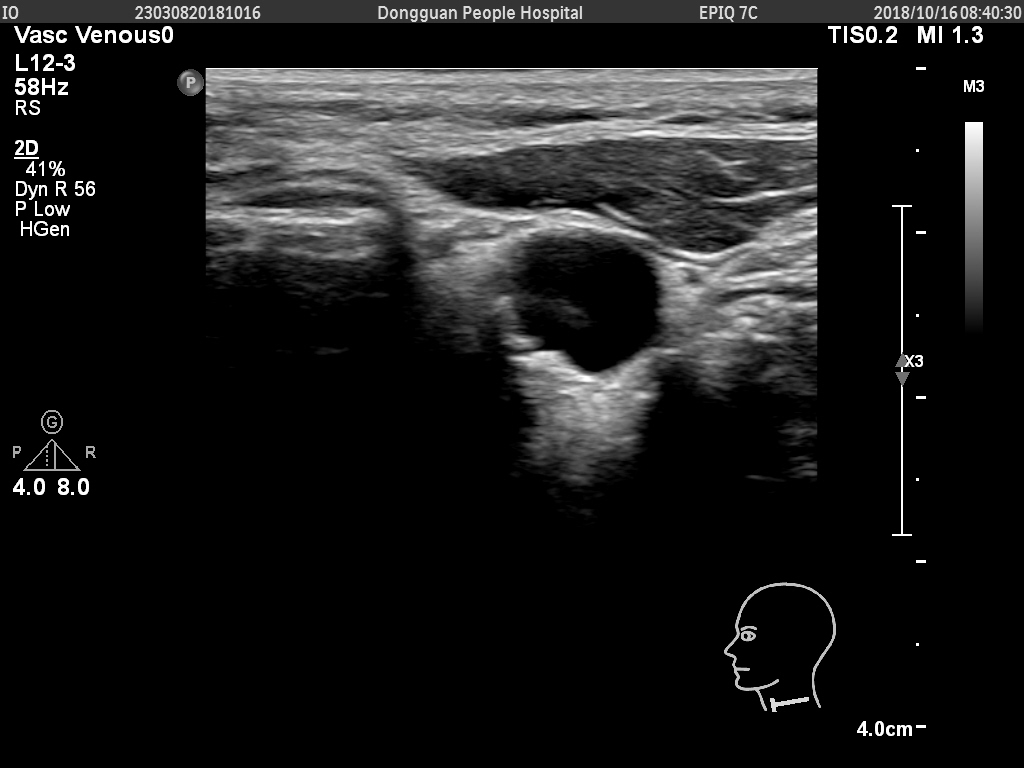
#> input picture AcademicAN/TwoStage/test_tmp/蔡杜娇-左-斑块-横切.jpg, 1024 x 768 px, found by its file name
$ python hist_analyze.py
#> lines starting #> are read from the running program, lines starting #| are printed output that depends on the picture
'''
@Author: your name
@Date: 2019-12-02 16:22:46
@LastEditTime: 2019-12-02 16:47:29
@LastEditors: Please set LastEditors
@Description: In User Settings Edit
@FilePath: \axjingWorks\workspace\AcademicAN\hist_analyze.py
'''
import numpy as np
from matplotlib import pyplot as plt
from PIL import Image
import matplotlib

matplotlib.rcParams['font.sans-serif']=['SimHei']   # 用黑体显示中文

#将灰度数组映射为直方图字典,nums表示灰度的数量级
def arrayToHist(grayArray,nums):
    if(len(grayArray.shape) != 2):
        print("length error")
        return None
    w,h = grayArray.shape
    hist = {}
    for k in range(nums):
        hist[k] = 0
    for i in range(w):
        for j in range(h):
            if(hist.get(grayArray[i][j]) is None):
                hist[grayArray[i][j]] = 0
            hist[grayArray[i][j]] += 1
    #normalize
    n = w*h
    for key in hist.keys():
        hist[key] = float(hist[key])/n
    return hist

#计算累计直方图计算出新的均衡化的图片，nums为灰度数,256
def equalization(grayArray,h_s,nums):
    #计算累计直方图
    tmp = 0.0
    h_acc = h_s.copy()
    for i in range(256):
        tmp += h_s[i]
        h_acc[i] = tmp

    if(len(grayArray.shape) != 2):
        print("length error")
        return None
    w,h = grayArray.shape
    des = np.zeros((w,h),dtype = np.uint8)
    for i in range(w):
        for j in range(h):
            des[i][j] = int((nums - 1)* h_acc[grayArray[i][j] ] +0.5)
    return des

#传入的直方图要求是个字典，每个灰度对应着概率
def drawHist(hist,name):
    keys = hist.keys()
    values = hist.values()
    x_size = len(hist)-1#x轴长度，也就是灰度级别
    axis_params = []
    axis_params.append(0)
    axis_params.append(x_size)

    #plt.figure()
    if name != None:
        plt.title(name)
    plt.bar(tuple(keys),tuple(values))#绘制直方图
    #plt.show()

imdir = "./test_tmp/蔡杜娇-左-斑块-横切.jpg"#原始图片的路径

#打开文件并灰度化
im_s = Image.open(imdir).convert("L")
im_s = np.array(im_s)
print(np.shape(im_s))
#| (768, 1024)

#开始绘图，分成四个部分
plt.figure()
plt.subplot(2,2,1)
plt.imshow(im_s,cmap = 'gray')
plt.title("原始灰度图")
#plt.show()

#创建原始直方图
plt.subplot(2,2,3)
hist_s = arrayToHist(im_s,256)
#> hist_s = 256 items
drawHist(hist_s,"原始直方图")
#> in drawHist, `x_size = len(hist)-1#x轴长度，也就是灰度级别`: x_size = 255

#计算均衡化的新的图片，根据累计直方图
im_d = equalization(im_s,hist_s,256)
#> in equalization, `h_acc = h_s.copy()`: h_acc = 256 items
#> the loop in equalization, `for i in range(256):` made 256 passes
#> tmp on passes 1 to 3: 0.716, 0.728, 0.73
#> after the loop in equalization, `for i in range(256):`: tmp = 1
#> after the loop in equalization, `for i in range(w):`:
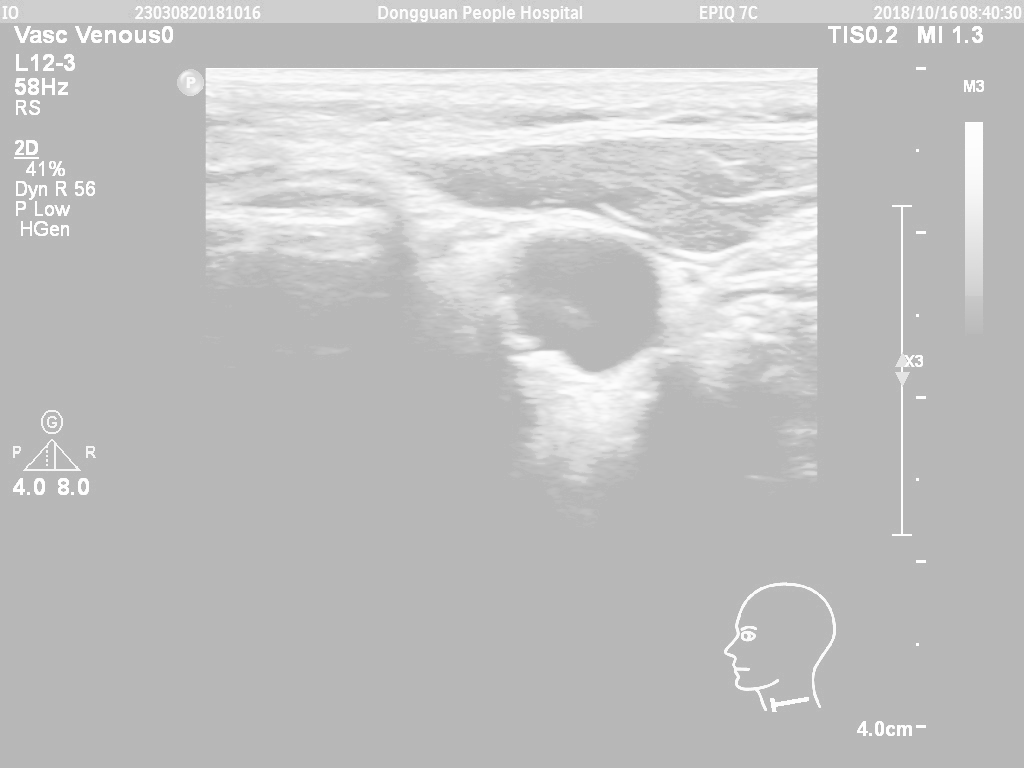
#> des: shape (768, 1024); min 183, max 255, mean 193.3
plt.subplot(2,2,2)
plt.imshow(im_d,cmap="gray")
plt.title("均衡的灰度图")

#根据新的图片的数组，计算新的直方图
plt.subplot(2,2,4)
hist_d = arrayToHist(im_d,256)
#> hist_d = 256 items
drawHist(hist_d,"均衡直方图")

plt.show()
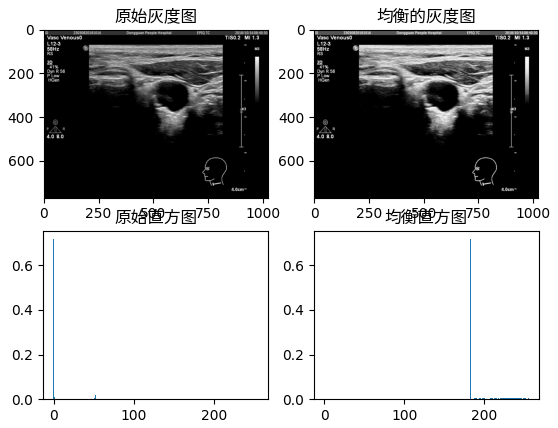
#> figure drawn by matplotlib, 4 panels; panel 2: tallest bar 0.716 high, from x = -0.4 to 0.4; panel 4: tallest bar 0.716 high, from x = 182.6 to 183.4

$ run again, with AcademicAN/TwoStage/test_tmp/蔡一凡-右-硬化-横切.jpg copied over AcademicAN/TwoStage/test_tmp/蔡杜娇-左-斑块-横切.jpg
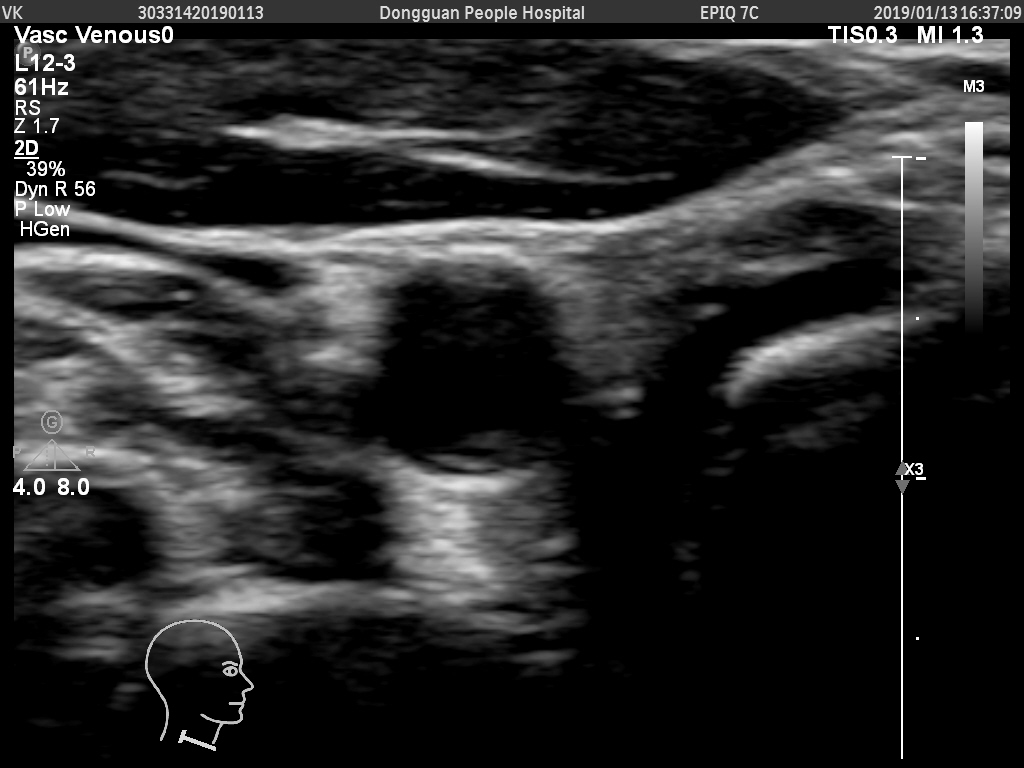
#> input picture AcademicAN/TwoStage/test_tmp/蔡一凡-右-硬化-横切.jpg, 1024 x 768 px, found by its file name
#| (768, 1024)
#> hist_s = 256 items
#> x_size = 255
#> h_acc = 256 items
#> the loop in equalization, `for i in range(256):` made 256 passes
#> tmp on passes 1 to 3: 0.416, 0.435, 0.442
#> after the loop in equalization, `for i in range(256):`: tmp = 1
#> after the loop in equalization, `for i in range(w):`:
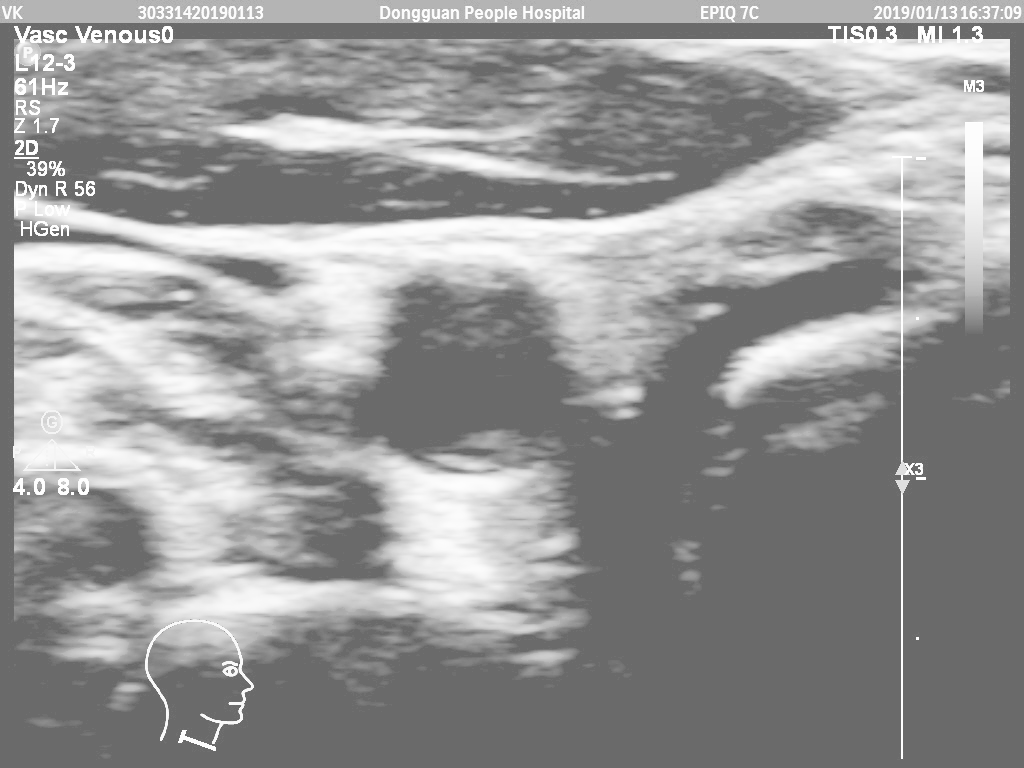
#> des: shape (768, 1024); min 106, max 255, mean 149.9
#> hist_d = 256 items
#> `plt.show()`:
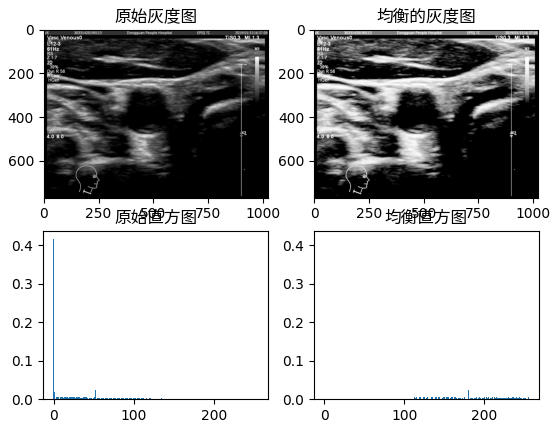
#> figure drawn by matplotlib, 4 panels; panel 2: tallest bar 0.416 high, from x = -0.4 to 0.4; panel 4: tallest bar 0.416 high, from x = 105.6 to 106.4

$ run again, with AcademicAN/TwoStage/test_tmp/蔡春灵-右-硬化-横切.jpg copied over AcademicAN/TwoStage/test_tmp/蔡杜娇-左-斑块-横切.jpg
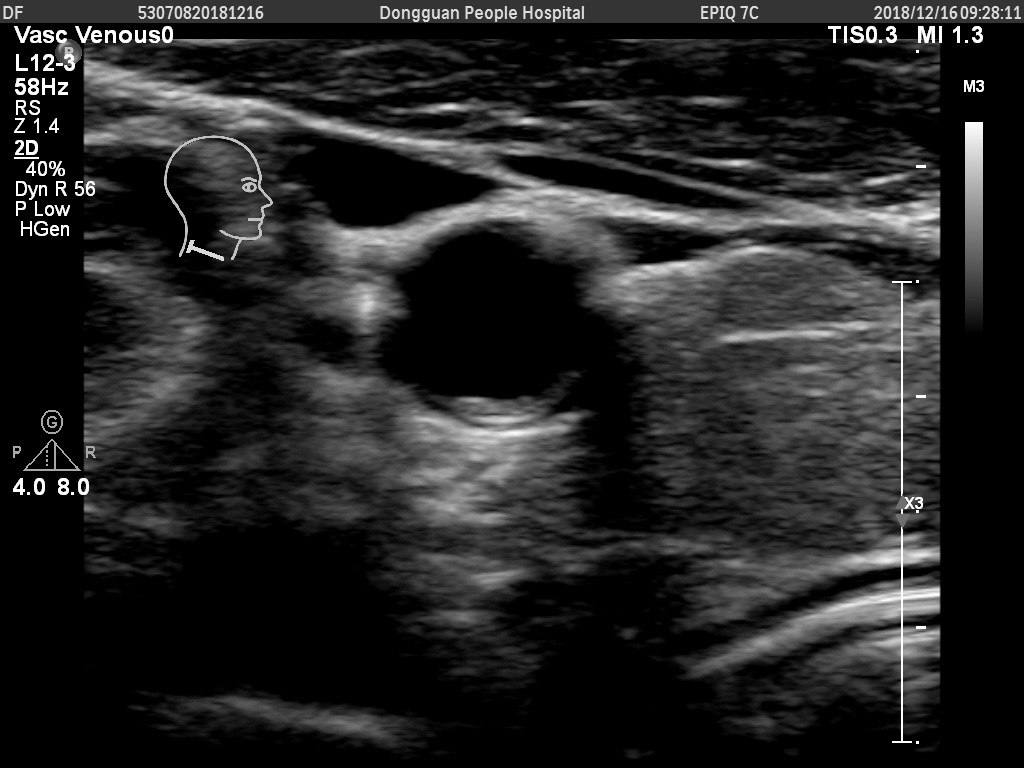
#> input picture AcademicAN/TwoStage/test_tmp/蔡春灵-右-硬化-横切.jpg, 1024 x 768 px, found by its file name
#| (768, 1024)
#> hist_s = 256 items
#> x_size = 255
#> h_acc = 256 items
#> the loop in equalization, `for i in range(256):` made 256 passes
#> tmp on passes 1 to 3: 0.395, 0.419, 0.426
#> after the loop in equalization, `for i in range(256):`: tmp = 1
#> after the loop in equalization, `for i in range(w):`:
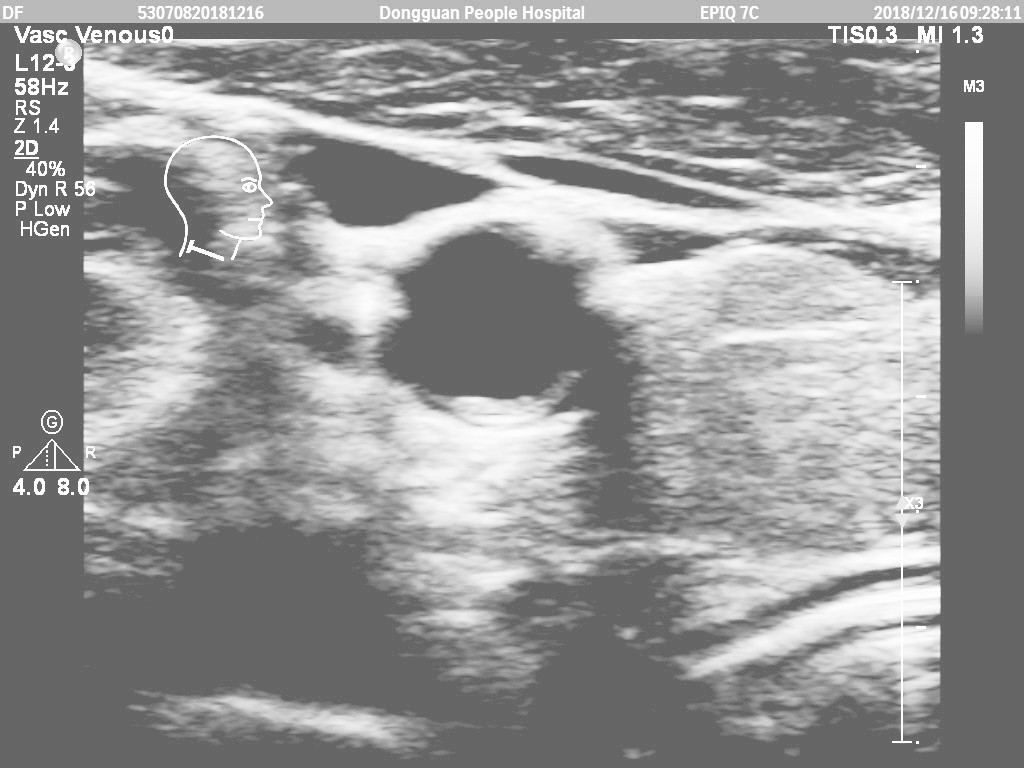
#> des: shape (768, 1024); min 101, max 255, mean 148
#> hist_d = 256 items
#> `plt.show()`:
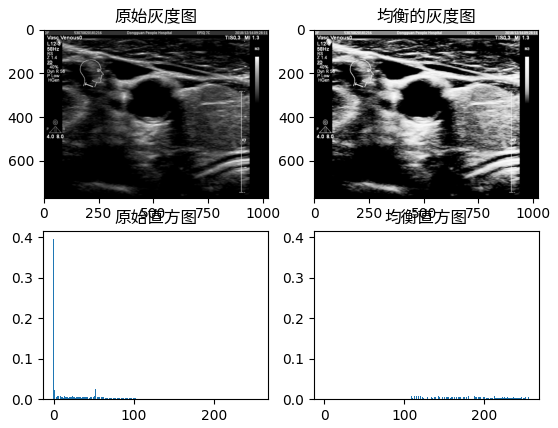
#> figure drawn by matplotlib, 4 panels; panel 2: tallest bar 0.395 high, from x = -0.4 to 0.4; panel 4: tallest bar 0.395 high, from x = 100.6 to 101.4

$ run again, with AcademicAN/TwoStage/test_tmp/蔡春灵-左-硬化-横切.jpg copied over AcademicAN/TwoStage/test_tmp/蔡杜娇-左-斑块-横切.jpg
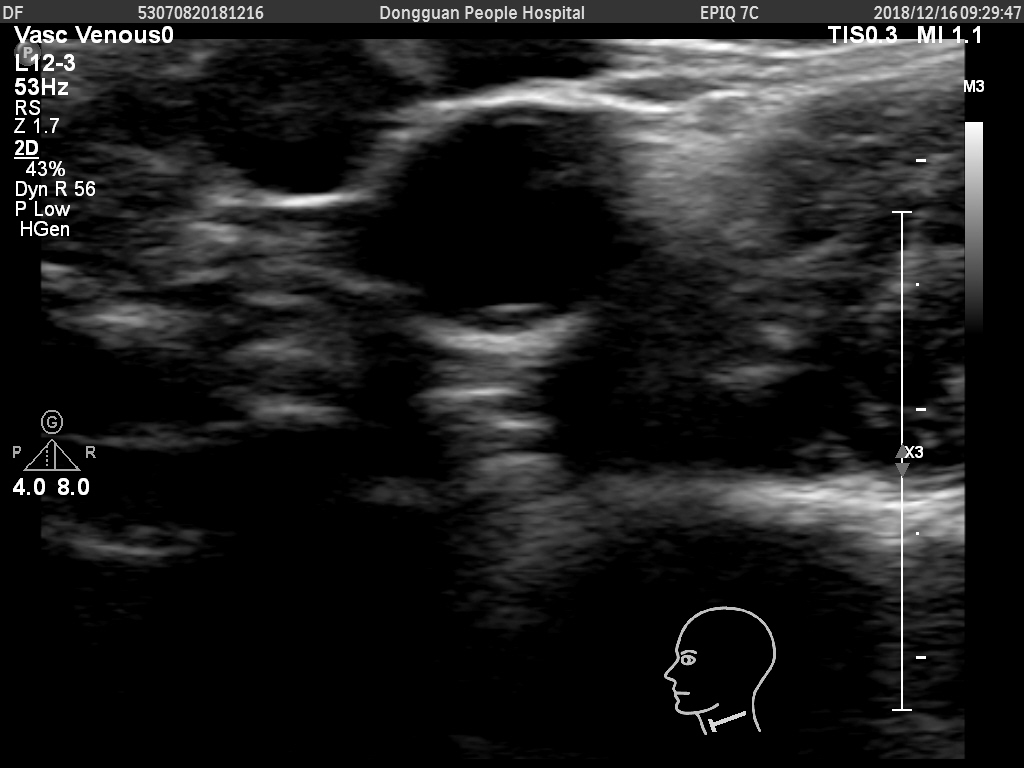
#> input picture AcademicAN/TwoStage/test_tmp/蔡春灵-左-硬化-横切.jpg, 1024 x 768 px, found by its file name
#| (768, 1024)
#> hist_s = 256 items
#> x_size = 255
#> h_acc = 256 items
#> the loop in equalization, `for i in range(256):` made 256 passes
#> tmp on passes 1 to 3: 0.464, 0.488, 0.496
#> after the loop in equalization, `for i in range(256):`: tmp = 1
#> after the loop in equalization, `for i in range(w):`:
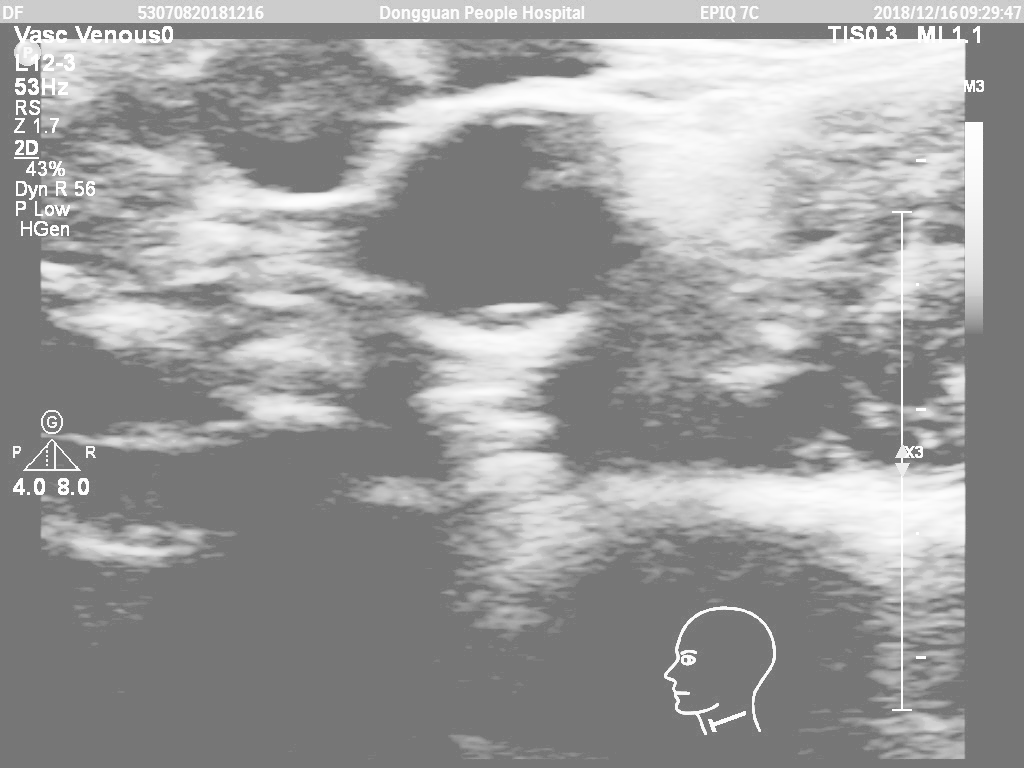
#> des: shape (768, 1024); min 118, max 255, mean 155.2
#> hist_d = 256 items
#> `plt.show()`:
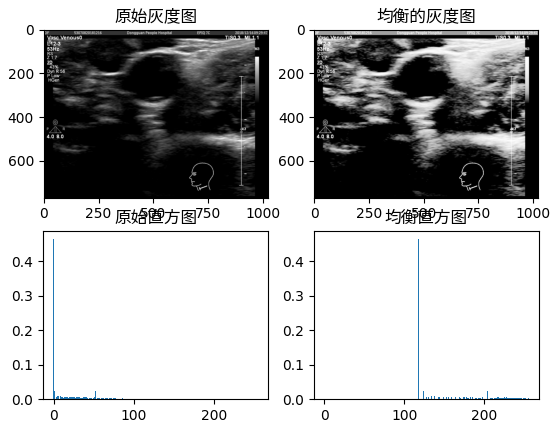
#> figure drawn by matplotlib, 4 panels; panel 2: tallest bar 0.464 high, from x = -0.4 to 0.4; panel 4: tallest bar 0.464 high, from x = 117.6 to 118.4
